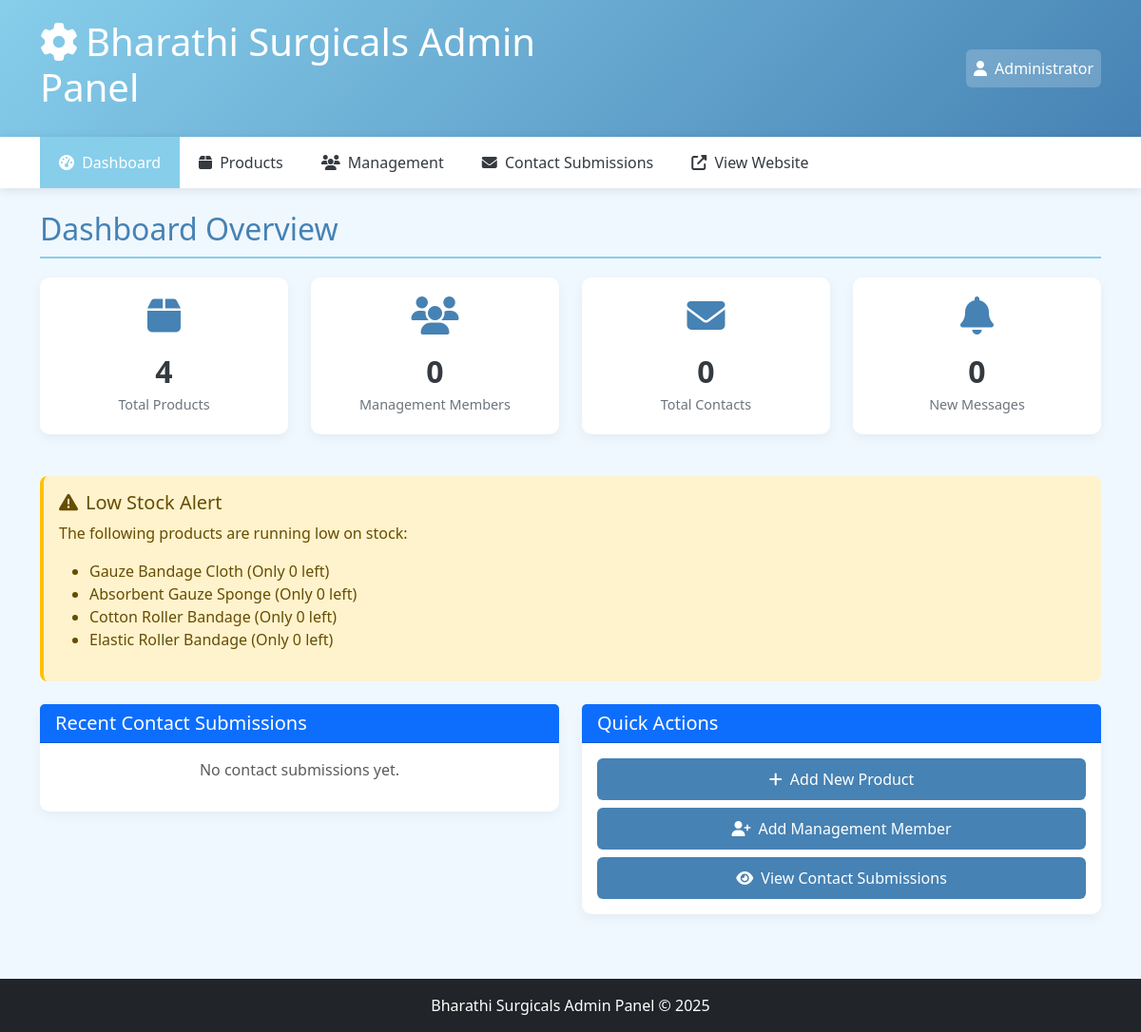
Screenshot of /pages/admin.php with the database file from the repository.
### tables this page shows
CREATE TABLE IF NOT EXISTS products (
    id INT AUTO_INCREMENT PRIMARY KEY,
    name VARCHAR(255) NOT NULL,
    description TEXT,
    price DECIMAL(10,2),
    category VARCHAR(100),
    stock INT DEFAULT 0,
    image VARCHAR(255),
    specifications TEXT,
    created_at TIMESTAMP DEFAULT CURRENT_TIMESTAMP,
    updated_at TIMESTAMP DEFAULT CURRENT_TIMESTAMP ON UPDATE CURRENT_TIMESTAMP
);

### pages/admin.php (the view, shortened to what this page needs)
<?php
$db_config = [
    'host' => 'localhost',
    'dbname' => 'surgical',
    'username' => 'root',
    'password' => ''
];
function getDBConnection() {
    global $db_config;
    static $pdo = null;
    if ($pdo === null) {
        try {
            $pdo = new PDO(
                "mysql:host={$db_config['host']};dbname={$db_config['dbname']}",
                $db_config['username'],
                $db_config['password']
            );
            $pdo->setAttribute(PDO::ATTR_ERRMODE, PDO::ERRMODE_EXCEPTION);
        } catch (PDOException $e) {
            die("Database connection failed: " . $e->getMessage());
        }
    }
    return $pdo;
}
$pdo = getDBConnection();
try {
    $products = $pdo->query("SELECT * FROM products ORDER BY id DESC")->fetchAll();
    $management = $pdo->query("SELECT * FROM management ORDER BY id DESC")->fetchAll();
    $contacts = $pdo->query("SELECT * FROM contact_submissions ORDER BY submitted_at DESC")->fetchAll();
} catch (PDOException $e) {
    $products = [];
    $management = [];
    $contacts = [];
}
$total_products = count($products);
$total_members = count($management);
$total_contacts = count($contacts);
$new_contacts = count(array_filter($contacts, function($contact) {
    return $contact['status'] == 'new';
}));
try {
    $low_stock = $pdo->query("SELECT * FROM products WHERE stock < 10")->fetchAll();
} catch (PDOException $e) {
    $low_stock = [];
}
?>
<!DOCTYPE html>
<html lang="en">
<head>
    <link href="https://cdnjs.cloudflare.com/ajax/libs/bootstrap/5.3.2/css/bootstrap.min.css" rel="stylesheet">
    <link rel="stylesheet" href="https://cdnjs.cloudflare.com/ajax/libs/font-awesome/6.4.0/css/all.min.css">
</head>
<body>
    <header class="admin-header">
        <div class="container">
            <div class="row align-items-center">
                <div class="col-md-6">
                    <h1><i class="fas fa-cog me-2"></i>Bharathi Surgicals Admin Panel</h1>
                </div>
                <div class="col-md-6 text-end">
                    <div class="d-inline-block p-2 rounded" style="background: rgba(255,255,255,0.2);">
                        <i class="fas fa-user me-1"></i> Administrator
                    </div>
                </div>
            </div>
        </div>
    </header>
    <nav class="admin-nav">
        <div class="container">
            <ul class="nav">
                <li class="nav-item">
                    <a class="nav-link active" href="#" data-section="dashboard"><i class="fas fa-tachometer-alt me-1"></i> Dashboard</a>
                </li>
                <li class="nav-item">
                    <a class="nav-link" href="#" data-section="products"><i class="fas fa-box me-1"></i> Products</a>
                </li>
                <li class="nav-item">
                    <a class="nav-link" href="#" data-section="management"><i class="fas fa-users me-1"></i> Management</a>
                </li>
                <li class="nav-item">
                    <a class="nav-link" href="#" data-section="contacts"><i class="fas fa-envelope me-1"></i> Contact Submissions</a>
                </li>
                <li class="nav-item">
                    <a class="nav-link" href="../index.php" target="_blank"><i class="fas fa-external-link-alt me-1"></i> View Website</a>
                </li>
            </ul>
        </div>
    </nav>
    <div class="container my-4">
        <div id="dashboard" class="content-section active">
            <h2 class="section-title">Dashboard Overview</h2>
            <div class="row">
                <div class="col-md-3">
                    <div class="stat-card card">
                        <i class="fas fa-box"></i>
                        <div class="stat-number"><?php echo $total_products; ?></div>
                        <div class="stat-label">Total Products</div>
                    </div>
                </div>
                <div class="col-md-3">
                    <div class="stat-card card">
                        <i class="fas fa-users"></i>
                        <div class="stat-number"><?php echo $total_members; ?></div>
                        <div class="stat-label">Management Members</div>
                    </div>
                </div>
                <div class="col-md-3">
                    <div class="stat-card card">
                        <i class="fas fa-envelope"></i>
                        <div class="stat-number"><?php echo $total_contacts; ?></div>
                        <div class="stat-label">Total Contacts</div>
                    </div>
                </div>
                <div class="col-md-3">
                    <div class="stat-card card">
                        <i class="fas fa-bell"></i>
                        <div class="stat-number"><?php echo $new_contacts; ?></div>
                        <div class="stat-label">New Messages</div>
                    </div>
                </div>
            </div>
            <?php if (!empty($low_stock)): ?>
            <div class="alert alert-warning low-stock mt-4">
                <h5><i class="fas fa-exclamation-triangle me-2"></i>Low Stock Alert</h5>
                <p>The following products are running low on stock:</p>
                <ul>
                    <?php foreach ($low_stock as $product): ?>
                    <li><?php echo htmlspecialchars($product['name']); ?> (Only <?php echo $product['stock']; ?> left)</li>
                    <?php endforeach; ?>
                </ul>
            </div>
            <?php endif; ?>
            <div class="row mt-4">
                <div class="col-md-6">
                    <div class="card">
                        <div class="card-header bg-primary text-white">
                            <h5 class="mb-0">Recent Contact Submissions</h5>
                        </div>
                        <div class="card-body">
                            <?php if ($total_contacts > 0): ?>
                                <?php $recent_contacts = array_slice($contacts, 0, 5); ?>
                                <?php foreach ($recent_contacts as $contact): ?>
                                <div class="border-bottom pb-2 mb-2">
                                    <div class="d-flex justify-content-between">
                                        <div class="fw-bold"><?php echo htmlspecialchars($contact['name']); ?></div>
                                        <span class="status-badge status-<?php echo $contact['status']; ?>">
                                            <?php echo ucfirst($contact['status']); ?>
                                        </span>
                                    </div>
                                    <div class="small"><?php echo htmlspecialchars($contact['email']); ?></div>
                                    <div class="text-truncate"><?php echo htmlspecialchars($contact['subject']); ?></div>
                                    <small class="text-muted"><?php echo date('M j, Y H:i', strtotime($contact['submitted_at'])); ?></small>
                                </div>
                                <?php endforeach; ?>
                            <?php else: ?>
                                <p class="text-center text-muted">No contact submissions yet.</p>
                            <?php endif; ?>
                        </div>
                    </div>
                </div>
                <div class="col-md-6">
                    <div class="card">
                        <div class="card-header bg-primary text-white">
                            <h5 class="mb-0">Quick Actions</h5>
                        </div>
                        <div class="card-body">
                            <div class="d-grid gap-2">
                                <a href="#" class="btn btn-primary section-switch" data-section="products">
                                    <i class="fas fa-plus me-1"></i> Add New Product
                                </a>
                                <a href="#" class="btn btn-primary section-switch" data-section="management">
                                    <i class="fas fa-user-plus me-1"></i> Add Management Member
                                </a>
                                <a href="#" class="btn btn-primary section-switch" data-section="contacts">
                                    <i class="fas fa-eye me-1"></i> View Contact Submissions
                                </a>
                            </div>
                        </div>
                    </div>
                </div>
            </div>
        </div>
    </div>
    <footer class="bg-dark text-white text-center py-3 mt-5">
        <p class="mb-0">Bharathi Surgicals Admin Panel &copy; <?php echo date('Y'); ?></p>
    </footer>
</body>
</html>

### pages/admin.php (style rules this page uses)
:root { --primary: #87CEEB; --primary-dark: #4682B4; --light: #f8f9fa; --dark: #343a40; }
body { background-color: #f0f8ff; font-family: 'Segoe UI', Tahoma, Geneva, Verdana, sans-serif; }
.admin-header { background: linear-gradient(135deg, var(--primary), var(--primary-dark)); color: white; padding: 20px 0; box-shadow: 0 4px 12px rgba(0, 0, 0, 0.1); }
.admin-nav { background-color: white; box-shadow: 0 2px 10px rgba(0, 0, 0, 0.1); }
.admin-nav .nav-link { color: var(--dark); font-weight: 500; padding: 15px 20px; transition: all 0.3s; }
.admin-nav .nav-link:hover, .admin-nav .nav-link.active { background-color: var(--primary); color: white; }
.card { border: none; border-radius: 10px; box-shadow: 0 4px 12px rgba(0, 0, 0, 0.05); transition: transform 0.3s; margin-bottom: 20px; }
.stat-card { background: white; color: var(--dark); padding: 20px; text-align: center; }
.stat-card i { font-size: 2.5rem; margin-bottom: 15px; color: var(--primary-dark); }
.stat-number { font-size: 2rem; font-weight: 700; }
.stat-label { font-size: 0.9rem; color: #6c757d; }
.section-title { color: var(--primary-dark); border-bottom: 2px solid var(--primary); padding-bottom: 10px; margin-bottom: 20px; }
.btn-primary { background-color: var(--primary-dark); border: none; padding: 10px 20px; border-radius: 6px; }
.alert { border-radius: 8px; border: none; }
.low-stock { background-color: #fff3cd; border-left: 4px solid #ffc107; }
.content-section { display: none; }
.content-section.active { display: block; }

### rows the page displays
products: name "Gauze Bandage Cloth", stock "0"
products: name "Absorbent Gauze Sponge", stock "0"
products: name "Cotton Roller Bandage", stock "0"
products: name "Elastic Roller Bandage", stock "0"

### other values shown
$total_products "4"
$total_members "0"
$total_contacts "0"
$new_contacts "0"
